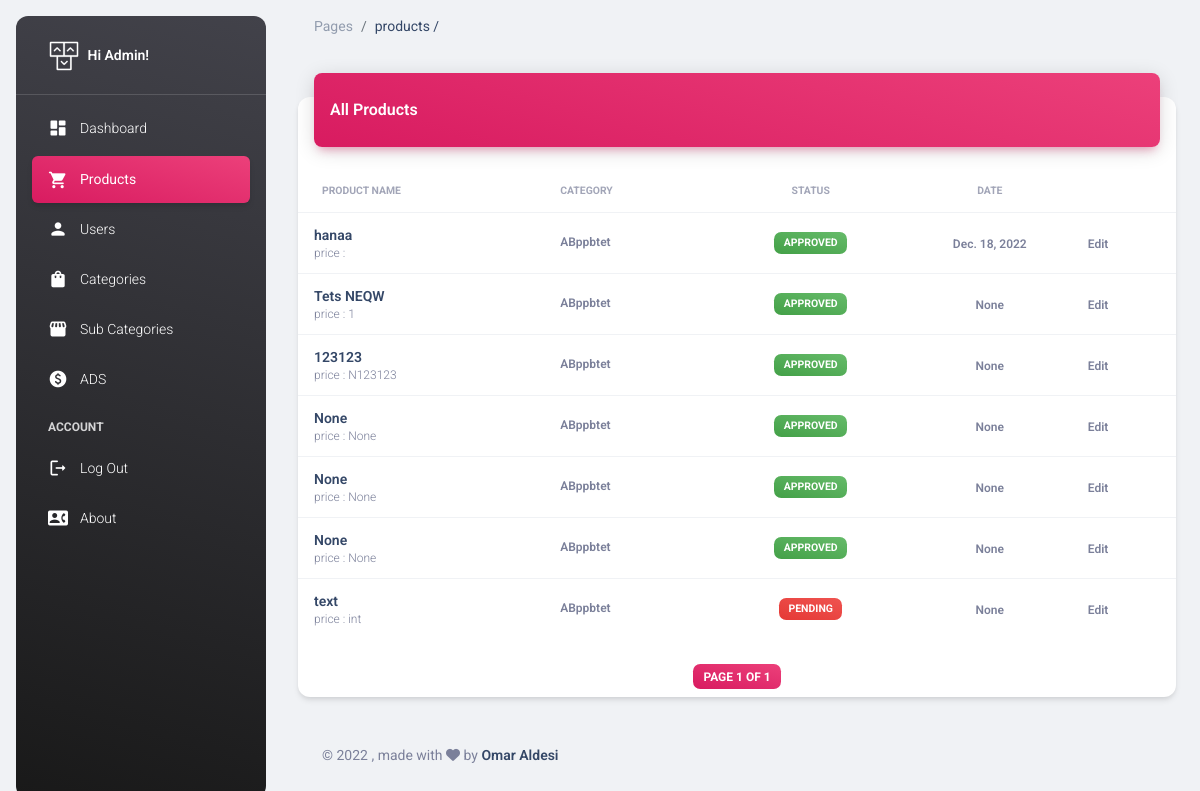
Screenshot of /products/ (signed in) with the database file from the repository.
### core/models.py (models this page shows, shortened)
class Product(models.Model):
    date = models.DateField(null=True, blank=True, auto_now_add=True)
    user = models.ForeignKey(User, on_delete=models.CASCADE)
    expire_date = models.DateField(null=True, blank=True)
    status = models.CharField(max_length=100, null=True, choices=PRODUCT_STATUS)
    category = models.ForeignKey('Category',on_delete=models.CASCADE, null=True)
    subCategory = models.ForeignKey('SubCategory', on_delete=models.CASCADE, null=True)
    fields = models.JSONField()
    def get_absolute_url(self):
        return reverse('edit_product', kwargs={'pk': self.pk})

class Category(models.Model):
    name = models.CharField(max_length=500, null=True, blank=True)
    photo = models.CharField(max_length=500, null=True, blank=True)
    status = models.CharField(choices=CATEGORY_STATUS, null=True, blank=True, max_length=100, default='approved')
    fields = models.JSONField(null=True, default=get_default)

### Admin/views.py (the view)
# urls.py: path('products/', views.ProductsPage, name='products'),
@login_required()
def ProductsPage(request):
    page_title = 'products'
    products = Product.objects.all().order_by('-date')
    paginator = Paginator(products, 10)
    page_number = request.GET.get('page')
    page_obj = paginator.get_page(page_number)
    context = {
        'page_obj':page_obj,
        'page_title' : page_title
        }
    return render(request,'pages/products.html' , context)

### Admin/templatetags/exstra_fields.py (called while the page is built)
@register.filter
def get_item(dictionary, key):
    return dictionary.get(key)

### templates/pages/products.html (shortened to what this page needs)
{% extends 'base.html' %} {% load exstra_fields %} {% block content %}
<div class="row">
  <div class="col-12">
    <div class="card my-4">
      <div class="card-header p-0 position-relative mt-n4 mx-3 z-index-2">
        <div
          class="bg-gradient-primary shadow-primary border-radius-lg pt-4 pb-3"
        >
          <h6 class="text-white text-capitalize ps-3">All Products</h6>
        </div>
      </div>
      <div class="card-body px-0 pb-2">
        <div class="table-responsive p-0">
          <table class="table align-items-center mb-0">
            <thead>
              <tr>
                <th
                  class="text-uppercase text-secondary text-xxs font-weight-bolder opacity-7"
                >
                  Product Name
                </th>
                <th
                  class="text-uppercase text-secondary text-xxs font-weight-bolder opacity-7 ps-2"
                >
                  Category
                </th>
                <th
                  class="text-center text-uppercase text-secondary text-xxs font-weight-bolder opacity-7"
                >
                  Status
                </th>
                <th
                  class="text-center text-uppercase text-secondary text-xxs font-weight-bolder opacity-7"
                >
                  Date
                </th>
                <th class="text-secondary opacity-7"></th>
              </tr>
            </thead>
            <tbody>
              {% for i in page_obj %}
              <tr>
                <td>
                  <div class="d-flex px-2 py-1">
                    <div class="d-flex flex-column justify-content-center">
                      <h6 class="mb-0 text-sm">
                        {{i.fields|get_item:'title'}}
                      </h6>
                      <p class="text-xs text-secondary mb-0">
                        price : {{i.fields|get_item:'price'}}
                      </p>
                    </div>
                  </div>
                </td>
                <td>
                  <p class="text-xs font-weight-bold mb-0">
                    {{i.category.name}}
                  </p>
                </td>
                <td class="align-middle text-center text-sm">
                  {% if i.status == 'approved' %}
                  <span class="badge badge-sm bg-gradient-success"
                    >{{i.status}}</span
                  >
                  {% else %}
                  <span class="badge badge-sm bg-gradient-danger"
                    >{{i.status}}</span
                  >
                  {% endif %}
                </td>
                <td class="align-middle text-center">
                  <span class="text-secondary text-xs font-weight-bold"
                    >{{i.date}}</span
                  >
                </td>
                <td class="align-middle">
                  <a
                    href="{{i.get_absolute_url}}"
                    class="text-secondary font-weight-bold text-xs"
                    data-toggle="tooltip"
                    data-original-title="Edit user"
                  >
                    Edit
                  </a>
                </td>
              </tr>
              {% endfor %}
            </tbody>
          </table>
          <div class="text-center mt-4">
            <span class="badge badge-sm bg-gradient-primary">
              Page {{ page_obj.number }} of {{ page_obj.paginator.num_pages }}
            </span>
        </div>
      </div>
    </div>
  </div>
</div>
{% endblock content %}

### rows the page displays
Product: fields|get_item "hanaa", category.name "ABppbtet", status "APPROVED", date "Dec. 18, 2022"
Product: fields|get_item "Tets NEQW", fields|get_item "1", category.name "ABppbtet", status "APPROVED", date "None"
Product: fields|get_item "123123", fields|get_item "N123123", category.name "ABppbtet", status "APPROVED", date "None"
Product: fields|get_item "None", category.name "ABppbtet", status "APPROVED", date "None"
Product: fields|get_item "None", category.name "ABppbtet", status "APPROVED", date "None"
Product: fields|get_item "None", category.name "ABppbtet", status "APPROVED", date "None"
Product: fields|get_item "text", fields|get_item "int", category.name "ABppbtet", status "PENDING", date "None"

### other values shown
{{ page_title }} "products"
{{ page_obj.number }} "1"
{{ page_obj.paginator.num_pages }} "1"
